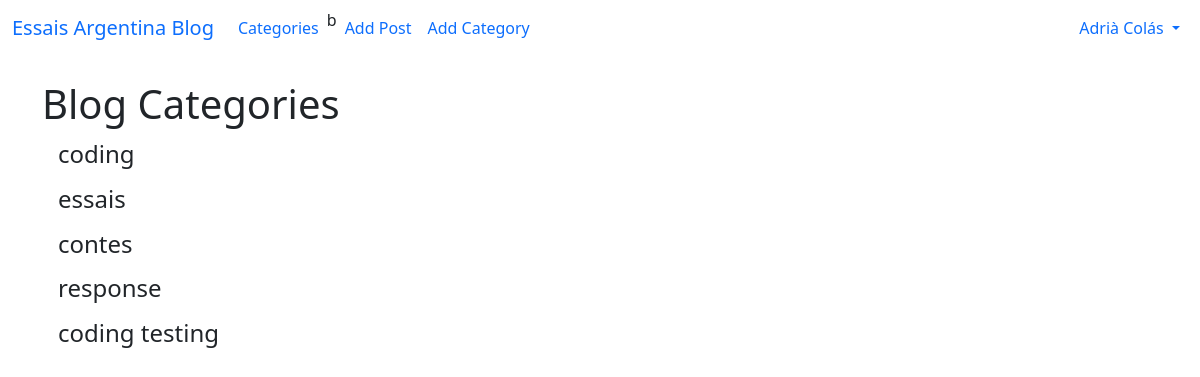
Before: /category-list/ (signed in) with the older database file.
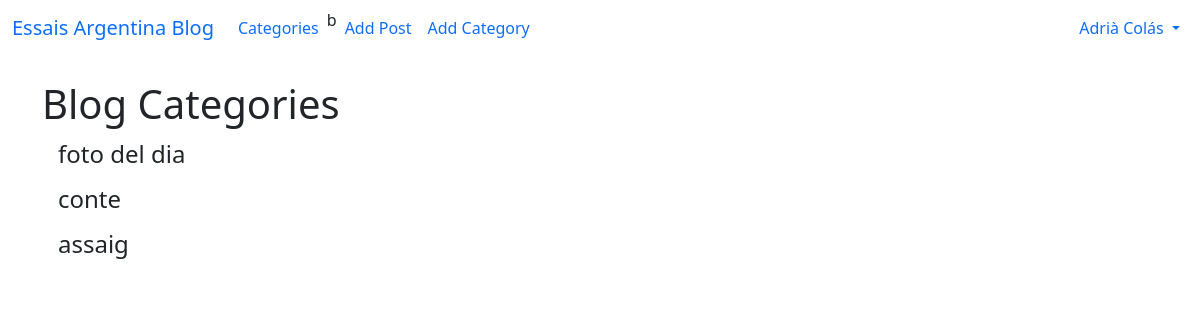
After: the same page with the newer database file.
### theblog/models.py (models this page shows, shortened)
class Category(models.Model):
    name = models.CharField(max_length= 255)
    def __str__(self):
        return self.name

### theblog/views.py (the view)
# urls.py: path('category-list/', CategoryListView, name='category-list'),
def CategoryListView(request):
    cat_menu_list = Category.objects.all()
    return render(request, 'category_list.html', {'cat_menu_list' : cat_menu_list})

### theblog/templates/category_list.html (shortened to what this page needs)
{% extends 'base.html' %}
{% block content %}
    <h1>Blog Categories</h1>
      {% for item in cat_menu_list %}
        <h4><a class="dropdown-item" href="{% url 'category' item|slugify %}">{{ item }}</a></h4>
      {% endfor %}
{% endblock %}

Changed rows visible on the page:
removed Category: name "coding"
removed Category: name "essais"
removed Category: name "contes"
removed Category: name "response"
removed Category: name "coding testing"
added Category: name "foto del dia"
added Category: name "conte"
added Category: name "assaig"
